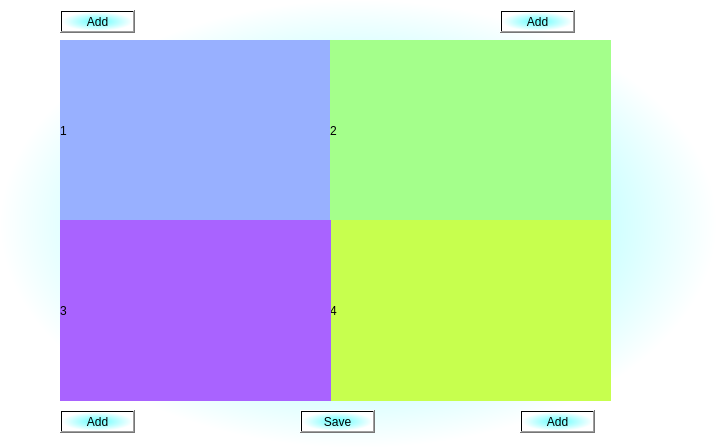
<?xml version="1.0" encoding="UTF-8"?>
<ui version="4.0">
 <class>Complex</class>
 <widget class="QDialog" name="Complex">
  <property name="geometry">
   <rect>
    <x>0</x>
    <y>0</y>
    <width>717</width>
    <height>448</height>
   </rect>
  </property>
  <property name="windowTitle">
   <string>Add Complex Image</string>
  </property>
  <property name="styleSheet">
   <string notr="true">background-color: qradialgradient(spread:pad, cx:0.5, cy:0.5, radius:0.5, fx:0.5, fy:0.5, stop:0 rgba(95, 255, 255, 255), stop:1 rgba(255, 255, 255, 255));</string>
  </property>
  <widget class="QLabel" name="Im1">
   <property name="geometry">
    <rect>
     <x>60</x>
     <y>40</y>
     <width>271</width>
     <height>181</height>
    </rect>
   </property>
   <property name="styleSheet">
    <string notr="true">background-color: rgb(152, 176, 255);</string>
   </property>
   <property name="text">
    <string>1</string>
   </property>
  </widget>
  <widget class="QLabel" name="Im2">
   <property name="geometry">
    <rect>
     <x>330</x>
     <y>40</y>
     <width>281</width>
     <height>181</height>
    </rect>
   </property>
   <property name="styleSheet">
    <string notr="true">background-color: rgb(164, 255, 139);</string>
   </property>
   <property name="text">
    <string>2</string>
   </property>
  </widget>
  <widget class="QLabel" name="Im4">
   <property name="geometry">
    <rect>
     <x>330</x>
     <y>220</y>
     <width>281</width>
     <height>181</height>
    </rect>
   </property>
   <property name="styleSheet">
    <string notr="true">background-color: rgb(199, 255, 78);</string>
   </property>
   <property name="text">
    <string>4</string>
   </property>
  </widget>
  <widget class="QLabel" name="Im3">
   <property name="geometry">
    <rect>
     <x>60</x>
     <y>220</y>
     <width>271</width>
     <height>181</height>
    </rect>
   </property>
   <property name="styleSheet">
    <string notr="true">background-color: rgb(169, 99, 255);</string>
   </property>
   <property name="text">
    <string>3</string>
   </property>
  </widget>
  <widget class="QPushButton" name="Add2">
   <property name="geometry">
    <rect>
     <x>500</x>
     <y>10</y>
     <width>75</width>
     <height>23</height>
    </rect>
   </property>
   <property name="text">
    <string>Add</string>
   </property>
  </widget>
  <widget class="QPushButton" name="Add3">
   <property name="geometry">
    <rect>
     <x>60</x>
     <y>410</y>
     <width>75</width>
     <height>23</height>
    </rect>
   </property>
   <property name="text">
    <string>Add</string>
   </property>
  </widget>
  <widget class="QPushButton" name="Add4">
   <property name="geometry">
    <rect>
     <x>520</x>
     <y>410</y>
     <width>75</width>
     <height>23</height>
    </rect>
   </property>
   <property name="text">
    <string>Add</string>
   </property>
  </widget>
  <widget class="QPushButton" name="Add1">
   <property name="geometry">
    <rect>
     <x>60</x>
     <y>10</y>
     <width>75</width>
     <height>23</height>
    </rect>
   </property>
   <property name="text">
    <string>Add</string>
   </property>
  </widget>
  <widget class="QPushButton" name="Save">
   <property name="geometry">
    <rect>
     <x>300</x>
     <y>410</y>
     <width>75</width>
     <height>23</height>
    </rect>
   </property>
   <property name="text">
    <string>Save</string>
   </property>
  </widget>
 </widget>
 <resources/>
 <connections/>
</ui>
